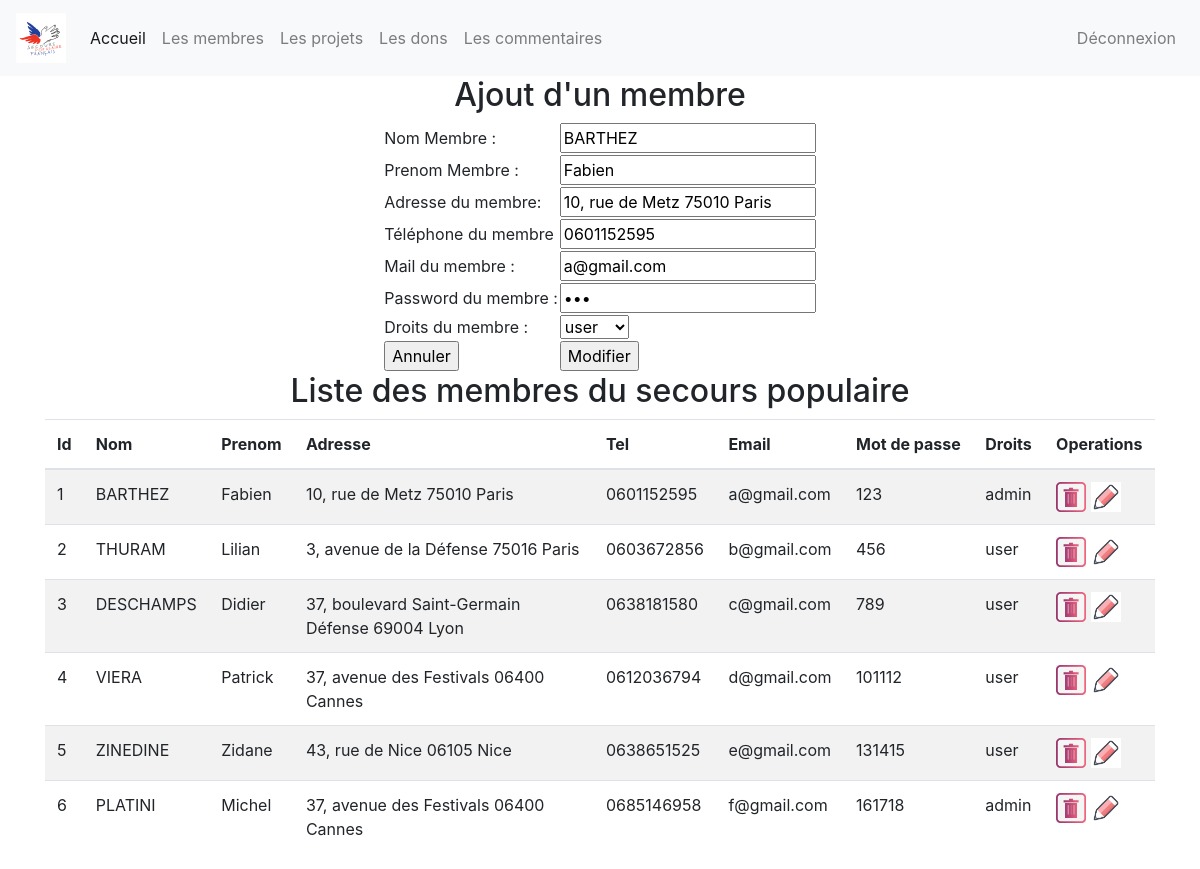
The app's page /index.php?page=1&action=edit&idmembre=1 (signed in) with its own data.
### tables this page shows
create table membre (
	idmembre int(3) not null auto_increment, 
	nom varchar(50),
	prenom varchar(50),
	adresse varchar(50),
	tel varchar(20),
	email varchar(100), 
	mdp varchar(255),
	droits enum("admin", "user"),
	primary key(idmembre)
);

### controleur/controleur.class.php (called while the page is built, shortened)
<?php
	require_once ("modele/modele.class.php");
	class Controleur {
		private $unModele ;
		public function   __construct ($serveur, $bdd, $user, $mdp){
			$this->unModele = new Modele ($serveur, $bdd, $user, $mdp);
		}
		public function setTable ($uneTable)
		{
			$this->unModele->setTable($uneTable);
		}
		public function selectAll ($tab)
		{
			$lesResultats = $this->unModele->selectAll($tab);
			return $lesResultats;
		}
		public function selectWhere ($tab)
		{
			return $this->unModele->selectWhere($tab);
		}
	}
?>

### modele/modele.class.php (called while the page is built, shortened)
<?php
	class Modele {
		private $unPdo , $uneTable;
		public function   __construct ($serveur, $bdd, $user, $mdp)
		{
			$this->unPdo =null;
			try{
		$this->unPdo = new PDO ("mysql:host=".$serveur.";dbname=".$bdd, $user, $mdp);
			}
			catch (PDOException $exp){
				echo "Erreur de connexion au serveur : ".$serveur."/".$bdd ;
			}
		}
		public function setTable ($uneTable)
		{
			$this->uneTable = $uneTable;
		}
		public function selectAll ($tab) {
			if ($this->unPdo != null){
				$chaine = implode(", ", $tab);
				$requete = "select ".$chaine." from " .$this->uneTable. " ; ";
				$select = $this->unPdo->prepare ($requete);
				$select->execute ();
				return $select->fetchAll();
			} else {
				return null;
			}
		}
		public function selectWhere ($tab)
		{
			if ($this->unPdo != null){
				$listeChamps = array();
				$donnees =array();
				foreach ($tab as $cle => $valeur) {
					$listeChamps[] = $cle." = ".":".$cle ;
					$donnees[":".$cle] = $valeur;
				}
				$chaineChamps = implode(" and ", $listeChamps);
				$requete = "select * from   ".$this->uneTable. " where ".$chaineChamps.";" ;
				$select = $this->unPdo->prepare ($requete);
				$select->execute ($donnees);
				return $select->fetch();
			}
			else
			{
				return null;
			}
		}
	}
?>

### vue/vue_membre.php (the view)
<div class='container'>
	<h2> Liste des membres du secours populaire </h2>
	<table class="table table-striped">
		<thead>
			<tr >
				<th> Id </th>
				<th> Nom </th> <th> Prenom</th>
				<th> Adresse</th> <th> Tel</th>
				<th> Email </th> <th> Mot de passe </th> <th> Droits </th>
				<th>Operations</th>
			</tr>
		</thead>
		<tbody>
			<?php
			foreach ($lesMembres as $unMembre) {
				echo "<tr>
						<td>".$unMembre['idmembre']." </td>
						<td>".$unMembre['nom']." </td>
						<td>".$unMembre['prenom']." </td>
						<td width='300'>".$unMembre['adresse']." </td>
						<td>".$unMembre['tel']." </td>
						<td>".$unMembre['email']." </td>
						<td>".$unMembre['mdp']." </td>
						<td>".$unMembre['droits']."</td>
						<td>
							<a href='index.php?page=1&action=sup&idmembre=".$unMembre['idmembre']."'>
							<img src ='images/sup.jpg' height='30' witdh='30'> </a>
							<a href='index.php?page=1&action=edit&idmembre=".$unMembre['idmembre']."'>
							<img src ='images/edit.png' height='30' witdh='30'> </a>
							</td>
					</tr>";
			}
			?>
		</tbody>
	</table>
</div>

### vue/vue_insert_membre.php (shortened to what this page needs)
<h2> Ajout d'un membre </h2>
<form method ="post" action ="">
	<table>
		<tr>
			<td> Nom Membre : </td>
			<td> <input type="text" name="nom" value ="<?php echo ($leMembre!=null) ? $leMembre['nom']:""; ?>" ></td>
		</tr>
        <tr>
			<td> Prenom Membre : </td>
			<td> <input type="text" name="prenom" value ="<?php echo ($leMembre!=null) ? $leMembre['prenom']:""; ?>" ></td>
		</tr>
		<tr>
			<td>Adresse du membre: </td>
			<td> <input type="text" name="adresse" value ="<?php echo ($leMembre!=null) ? $leMembre['adresse']:""; ?>">  </td>
		</tr>
		<tr>
			<td> Téléphone du membre </td>
			<td> <input type="text" name="tel"  value ="<?php echo ($leMembre!=null) ? $leMembre['tel']:""; ?>">  </td>
		</tr>
		<tr>
			<td> Mail du membre :</td>
			<td> <input type="text" name="email"  value ="<?php echo ($leMembre!=null) ? $leMembre['email']:""; ?>">  </td>
		</tr>
        <tr>
			<td> Password du membre :</td>
			<td> <input type="password" name="mdp"  value ="<?php echo ($leMembre!=null) ? $leMembre['mdp']:""; ?>">  </td>
		</tr>
        <tr>
			<td> Droits du membre :</td>
			<td>
				<select name='droits'>
					<option value = "user">user</option>
				</select>
			</td>
		</tr>
		<td>  <input type="reset" name="annnuler" value ="Annuler"></td>
		<td> <input type="submit"
			<?php echo ($leMembre!=null) ? " name='modifier' value='Modifier' " : " name='valider' value='Valider' "; ?>
			>
	</table>
</form>

### records on screen
membre: nom "BARTHEZ", prenom "Fabien", adresse "10, rue de Metz 75010 Paris", tel "0601152595", email "a@gmail.com", idmembre "1", mdp "123", droits "admin"
membre: idmembre "2", nom "THURAM", prenom "Lilian", adresse "3, avenue de la Défense 75016 Paris", tel "0603672856", email "b@gmail.com", mdp "456", droits "user"
membre: idmembre "3", nom "DESCHAMPS", prenom "Didier", adresse "37, boulevard Saint-Germain Défense 69004 Lyon", tel "0638181580", email "c@gmail.com", mdp "789", droits "user"
membre: idmembre "4", nom "VIERA", prenom "Patrick", adresse "37, avenue des Festivals 06400 Cannes", tel "0612036794", email "d@gmail.com", mdp "101112", droits "user"
membre: idmembre "5", nom "ZINEDINE", prenom "Zidane", adresse "43, rue de Nice 06105 Nice", tel "0638651525", email "e@gmail.com", mdp "131415", droits "user"
membre: idmembre "6", nom "PLATINI", prenom "Michel", adresse "37, avenue des Festivals 06400 Cannes", tel "0685146958", email "f@gmail.com", mdp "161718", droits "admin"
